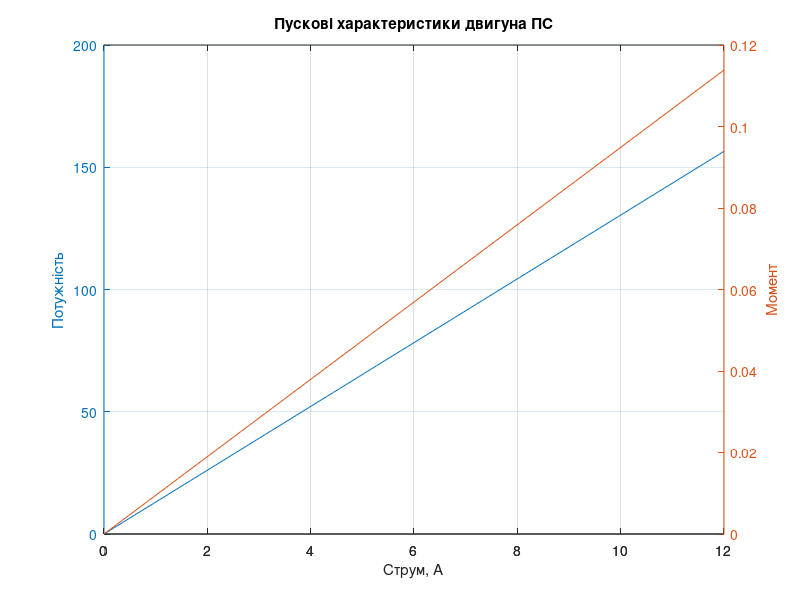
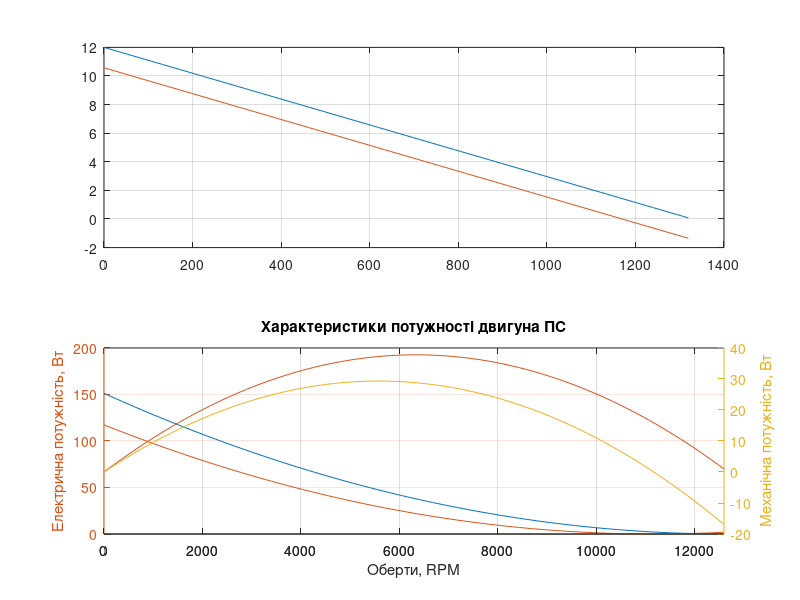
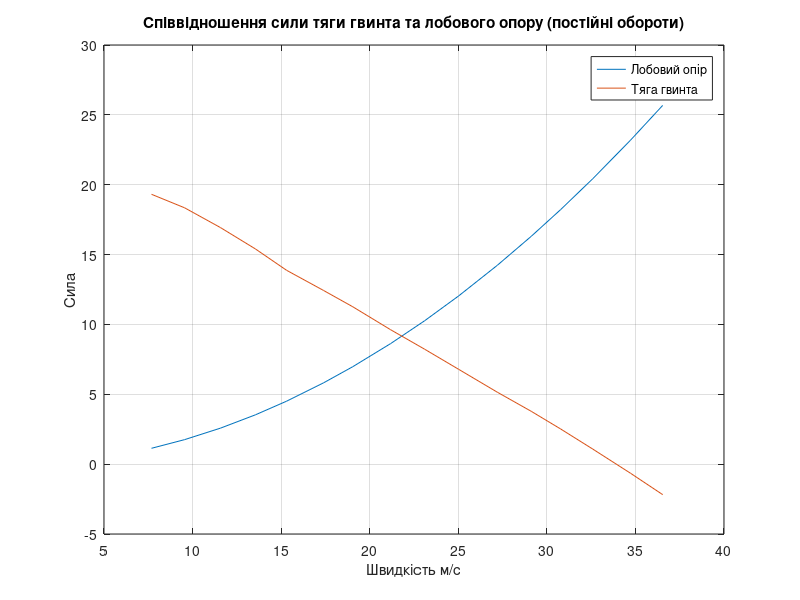
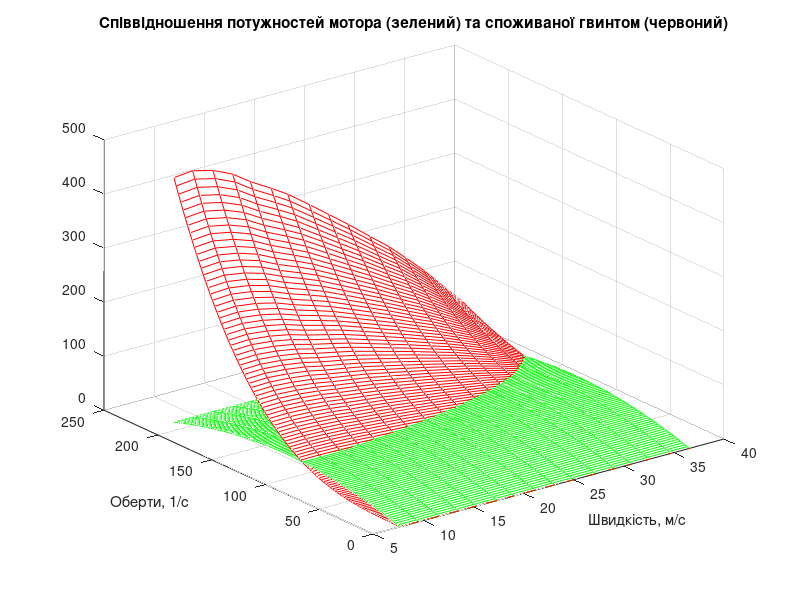

Write the MATLAB code that produced these figures, in order.
clear all

% характеристики мотора A2212/13T
% аналог  http://www.flybrushless.com/motor/view/206
disp('Характеристики мотора');
Imin = 0.5
Imax = 12
Pmax = 150
Kv = 1000
% повністю заряджена/разряджена батарея 3s
Umin = 3*3.7
Umax = 3*4.2
% Експлуатаційні характеристики гвинта GWS 10x6
% http://www.flybrushless.com/prop/view/15
% Аеродинамічні характеристики гвинта GWS 10x6
% https://m-selig.ae.illinois.edu/props/volume-1/propDB-volume-1.html#GWS
% https://m-selig.ae.illinois.edu/props/volume-1/data/gwsdd_10x6_jb0713_4008.txt
disp('Характеристики гвинта');
% Діаметр
D = 0.254
Kprop =[
0.144   0.0859   0.0378   0.327
0.179   0.0816   0.0381   0.384
0.217   0.0753   0.0373   0.437
0.254   0.0685   0.0359   0.485
0.287   0.0617   0.0340   0.521
0.326   0.0553   0.0321   0.561
0.357   0.0501   0.0305   0.588
0.397   0.0428   0.0280   0.608
0.433   0.0366   0.0257   0.616
0.469   0.0302   0.0234   0.605
0.510   0.0229   0.0206   0.568
0.546   0.0168   0.0182   0.505
0.577   0.0112   0.0158   0.407
0.611   0.0048   0.0131   0.224
0.651   -0.0029   0.0095   -0.195
0.685   -0.0097   0.0065   -1.030
];
J0=Kprop(:,1);
Ct=Kprop(:,2);
Cp=Kprop(:,3);



% Оцінка електричних властивостей мотору
% Визначення характеристики струм-потужність
% P = U*I
% При постійній напрузі характеристика має лінійний характер
% P = Kp*I + Pmiss
% I = Imax -> P = Pmax
% I = Imin -> P = Pmin
Pmin = 0;
Kp=(Pmax-Pmin)/(Imax-Imin)
Pmmin=Pmin-Kp*Imin
Pmmax=Pmax-Kp*Imax
Kmiss=(Pmmax-Pmmin)/(Imax-Imin)



% Оцінка моментних властивостей мотору
% Визначення характеристики струм-момент
% Характеристики двигуна постійного струму
% Q = Ki * i - моментна характеристика
% E = Ke * omega - зворотня ЕДС
% де Kе=Kш - моментна/електрична константа
% Потужність обертового руху
% P = Q*omega

% Рівняння в усталеному режимі (omega = const);
% R*i = V - Ke*omega
% де R - опір обмоток
% При постійній напрузі U = const
% P = Pmin -> omega = omega_max, I = Imin, Q = Qmin
% P = Pmax -> omega = omega_min, I = Imax, Q = Qmax
R = Umax/Imax

% Оцінка електричної константи
% Q = Ki * i - моментна характеристика
% Pm = Q*omega - механічна потужність
% Pe = R*I^2 - електрична потужність втрат
% P = Pm+Pe = Kp*I
% Після перетворення
% Kp*I = Ki * I * omega + R*I^2
% Після скорочення
% Kp = Ki * omega + R*I
% I = Imin -> P=Pmin, Q = Qmin, omega = omega_max
% I = Imax -> P=Pmax, Q = Qmax, omega = omega_min
omega_max = Kv*Umax*2*pi/60
Ki = (Kp-R*Imin)/omega_max

% Діаграма характеристик двигуна по струму
figure(1)
I = linspace(0,Imax,101);
P = Kp*I+Kmiss*I;
Q = Ki*I;
[hax, h1, h2]=plotyy(I,P,I,Q);
grid on;
xlabel("Струм, А");
ylabel(hax(1),"Потужність");
ylabel(hax(2),"Момент");
title("Пускові характеристики двигуна ПС");

% Діаграма характеристик двигуна по обертам
figure(2)
% Перетворення системи рівнянь з допущення постійного струму та обертів
% R*i = V - Ke*omega ->  i = (V-Ke*omega) / R
omega=linspace(0,omega_max,101);
Ke=Ki;
% Розрахунок струмів для зарядженого акумулятора
I_full = (Umax-Ke*omega)/R;
Q_full = Ki*I_full;
Pm_full = Q_full.*omega;
Pe_full = R*I_full.^2;
% Розрахунок струмів для розрядженого акумулятора
I_empty = (Umin-Ke*omega)/R;
Q_empty = Ki*I_empty;
Pm_empty = Q_empty.*omega;
Pe_empty = R*I_empty.^2;

subplot(2,1,1)
plot(omega,I_full);
hold on;
plot(omega,I_empty);
hold off;
grid on;
subplot(2,1,2)

[hax, h1, h2]=plotyy(60*omega/(2*pi),Pe_full,60*omega/(2*pi),Pm_full);
hold on;
[~, h3, h4]=plotyy(60*omega/(2*pi),Pe_empty,60*omega/(2*pi),Pm_empty);
hold off;
xlabel('Оберти, RPM');
ylabel(hax(1),'Електрична потужність, Вт');
ylabel(hax(2),'Механічна потужність, Вт');
title('Характеристики потужності двигуна ПС');
grid on;



% Оцінка електричних затрат з урахуванням характеристик гвинта
% Коефіціент лобового спротиву RC моделі
Cd = 0.0314
% Густина повітря
rho = 1.225

% Максимальна кількість оборотів двигуна
n_max=omega_max/(2*pi);
% Перерахунок режиму гвинта на швидкість польота
V = J0*n_max*D

% Обрахунко сили лобового опору RC моделі літака
Drag = Cd*rho*V.^2/2;
% Обрахунок тяги гвинта
Thrust = Ct.*rho*n_max^2*D^4;

figure(3)
plot(V,Drag,'DisplayName','Лобовий опір');
hold on;
plot(V,Thrust,'DisplayName','Тяга гвинта');
hold off;
xlabel('Швидкість м/с');
ylabel('Сила');
title('Співвідношення сили тяги гвинта та лобового опору (постійні обороти)');
legend();
grid on;

% Обрахунок кривих потужностей двигуна та гвинта

% Формування сітки значень
% VV - швидкість м/с
% oom - оберти рад/с
% Cpp - коефіціент споживаної потужності гвинта
[VV, oom] = meshgrid (V, omega);
[Cpp, ~] = meshgrid (Cp, omega);

% Розрахунок кривої потужності двигуна
I_full = (Umax-Ke*oom)/R;
Q_full = Ki*I_full;
Engine_Power_full = Q_full.*oom;

% Розрахунок кривої споживаної потужності гвинта
nn=oom/(2*pi); % перерахунок обертів рад/с на 1/с
Propeller_Power = Cpp.*rho.*nn.^3*D^5;

figure(4)
mesh(VV,nn,Engine_Power_full,'edgecolor',[0,1,0]);
hold on;
mesh(VV,nn,Propeller_Power,'edgecolor',[1,0,0]);
hold off;
xlabel('Швидкість, м/с');
ylabel('Оберти, 1/с');
title('Співвідношення потужностей мотора (зелений) та споживаної гвинтом (червоний)');


% Обрахунок кривих сили лобового опору та тяги гвинта

% Формування сітки значень
% VV - швидкість м/с
% oom - оберти рад/с
% Ctt - коефіціент тяги гвинта
[Ctt, ~] = meshgrid (Ct, omega);

% Розрахунок кривої сили лобового опору
RC_Drag = Cd*rho*VV.^2/2;
% Розрахунок кривої сили тяги гвинта
Propeller_Thrust = Ctt.*rho.*nn.^2*D^4;

figure(5)
mesh(VV,nn,RC_Drag,'edgecolor',[1,0,0]);
hold on;
mesh(VV,nn,Propeller_Thrust,'edgecolor',[0,1,0]);
hold off;
grid on;
xlabel("Швидкість, м/с");
ylabel("Оберти, 1/с");
title('Співвідношення сили тяги гвинта (зелений) та лобового опору RC моделі (червноний)');
view(3);

% Визначення балансувального значення швидкості польоту RC моделі
figure(6)
% Баланс по потужності мотор-гвинт
[Edge_power,~]=contour(VV,nn, Engine_Power_full-Propeller_Power, [0 0]);
% Баланс по тязі  тяга гвинта - опір
Edge_thrust=contour(VV,nn, Propeller_Thrust-RC_Drag, [0 0]);

plot(Edge_power(1,2:end),Edge_power(2,2:end),'DisplayName','Мотор-гвинт');
hold on;
plot(Edge_thrust(1,2:end),Edge_thrust(2,2:end),'DisplayName','Тяга-опір');
hold off;
grid on;
xlabel("Швидкість, м/с");
ylabel("Оберти, 1/с");
legend()
